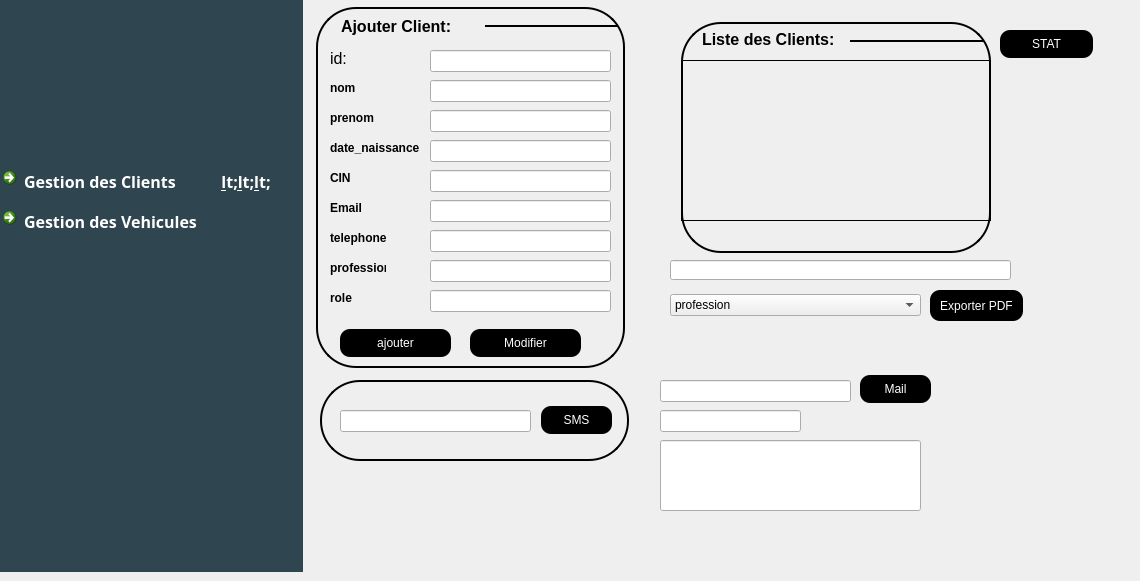
    <widget class="QWidget" name="page_4">
     <widget class="QCommandLinkButton" name="commandLinkButton_18">
      <property name="geometry">
       <rect>
        <x>-5</x>
        <y>200</y>
        <width>301</width>
        <height>41</height>
       </rect>
      </property>
      <property name="font">
       <font>
        <family>Bahnshcrift Light</family>
        <pointsize>-1</pointsize>
        <bold>true</bold>
       </font>
      </property>
      <property name="styleSheet">
       <string notr="true">color: white;
font-size: 16px;
font-family: &quot;Bahnshcrift Light&quot;;</string>
      </property>
      <property name="text">
       <string>Gestion des Vehicules</string>
      </property>
     </widget>
     <widget class="QCommandLinkButton" name="commandLinkButton_20">
      <property name="geometry">
       <rect>
        <x>-5</x>
        <y>160</y>
        <width>301</width>
        <height>41</height>
       </rect>
      </property>
      <property name="font">
       <font>
        <family>Bahnshcrift Light</family>
        <pointsize>-1</pointsize>
        <bold>true</bold>
       </font>
      </property>
      <property name="styleSheet">
       <string notr="true">color: white;
font-size: 16px;
font-family: &quot;Bahnshcrift Light&quot;;</string>
      </property>
      <property name="text">
       <string>Gestion des Clients           &lt;&lt;&lt;</string>
      </property>
     </widget>
     <widget class="QLabel" name="label_88">
      <property name="geometry">
       <rect>
        <x>-5</x>
        <y>0</y>
        <width>308</width>
        <height>572</height>
       </rect>
      </property>
      <property name="styleSheet">
       <string notr="true">background-color: rgb(47, 69, 80);</string>
      </property>
      <property name="text">
       <string/>
      </property>
     </widget>
     <widget class="QLabel" name="label_logo_5">
      <property name="geometry">
       <rect>
        <x>10</x>
        <y>20</y>
        <width>281</width>
        <height>71</height>
       </rect>
      </property>
      <property name="layoutDirection">
       <enum>Qt::LayoutDirection::LeftToRight</enum>
      </property>
      <property name="autoFillBackground">
       <bool>false</bool>
      </property>
      <property name="frameShape">
       <enum>QFrame::Shape::NoFrame</enum>
      </property>
      <property name="text">
       <string/>
      </property>
      <property name="textFormat">
       <enum>Qt::TextFormat::AutoText</enum>
      </property>
      <property name="pixmap">
       <pixmap>../Desktop/qt/Hafedh/Personal-Repository/2A23/Semester 1/Projet QT/Organization/application pictures/logo_transparent.png</pixmap>
      </property>
      <property name="scaledContents">
       <bool>false</bool>
      </property>
      <property name="openExternalLinks">
       <bool>false</bool>
      </property>
     </widget>
     <widget class="QLineEdit" name="leid_1">
      <property name="geometry">
       <rect>
        <x>430</x>
        <y>50</y>
        <width>181</width>
        <height>22</height>
       </rect>
      </property>
     </widget>
     <widget class="QLineEdit" name="lerole_1">
      <property name="geometry">
       <rect>
        <x>430</x>
        <y>290</y>
        <width>181</width>
        <height>22</height>
       </rect>
      </property>
     </widget>
     <widget class="QLineEdit" name="leprenom_1">
      <property name="geometry">
       <rect>
        <x>430</x>
        <y>110</y>
        <width>181</width>
        <height>22</height>
       </rect>
      </property>
     </widget>
     <widget class="QLineEdit" name="lenom_1">
      <property name="geometry">
       <rect>
        <x>430</x>
        <y>80</y>
        <width>181</width>
        <height>22</height>
       </rect>
      </property>
     </widget>
     <widget class="QLineEdit" name="letelephone_1">
      <property name="geometry">
       <rect>
        <x>430</x>
        <y>230</y>
        <width>181</width>
        <height>22</height>
       </rect>
      </property>
     </widget>
     <widget class="QLineEdit" name="leprofeesion_1">
      <property name="geometry">
       <rect>
        <x>430</x>
        <y>260</y>
        <width>181</width>
        <height>22</height>
       </rect>
      </property>
     </widget>
     <widget class="QLineEdit" name="ledatenaissance_1">
      <property name="geometry">
       <rect>
        <x>430</x>
        <y>140</y>
        <width>181</width>
        <height>22</height>
       </rect>
      </property>
     </widget>
     <widget class="QLineEdit" name="leemail_1">
      <property name="geometry">
       <rect>
        <x>430</x>
        <y>200</y>
        <width>181</width>
        <height>22</height>
       </rect>
      </property>
     </widget>
     <widget class="QLineEdit" name="lecin_1">
      <property name="geometry">
       <rect>
        <x>430</x>
        <y>170</y>
        <width>181</width>
        <height>22</height>
       </rect>
      </property>
     </widget>
     <widget class="QPushButton" name="pd_ajouter_1">
      <property name="geometry">
       <rect>
        <x>340</x>
        <y>329</y>
        <width>111</width>
        <height>28</height>
       </rect>
      </property>
      <property name="styleSheet">
       <string notr="true">QPushButton {
background-color: rgb(0, 0, 0);
font: 75 9pt &quot;Arial&quot;;
color: white;
border-radius:10px;
}

QPushButton:hover {
background-color: rgb(67, 67, 67);
font: 75 9pt &quot;Arial&quot;;
color: white;
border-radius:10px;
}
QPushButton:pressed {
background-color: rgb(103, 103, 103);
font: 75 9pt &quot;Arial&quot;;
color: white;
border-radius:10px;
}</string>
      </property>
      <property name="text">
       <string>ajouter</string>
      </property>
     </widget>
     <widget class="QPushButton" name="pd_ajouter_2_1">
      <property name="geometry">
       <rect>
        <x>470</x>
        <y>329</y>
        <width>111</width>
        <height>28</height>
       </rect>
      </property>
      <property name="styleSheet">
       <string notr="true">QPushButton {
background-color: rgb(0, 0, 0);
font: 75 9pt &quot;Arial&quot;;
color: white;
border-radius:10px;
}

QPushButton:hover {
background-color: rgb(67, 67, 67);
font: 75 9pt &quot;Arial&quot;;
color: white;
border-radius:10px;
}
QPushButton:pressed {
background-color: rgb(103, 103, 103);
font: 75 9pt &quot;Arial&quot;;
color: white;
border-radius:10px;
}</string>
      </property>
      <property name="text">
       <string>Modifier</string>
      </property>
     </widget>
     <widget class="QTableView" name="tableClient_1">
      <property name="geometry">
       <rect>
        <x>681</x>
        <y>60</y>
        <width>310</width>
        <height>161</height>
       </rect>
      </property>
      <property name="styleSheet">
       <string notr="true">background-color: transparent;
border: 1px solid black;
</string>
      </property>
     </widget>
     <widget class="QLabel" name="label_77">
      <property name="geometry">
       <rect>
        <x>0</x>
        <y>0</y>
        <width>1131</width>
        <height>551</height>
       </rect>
      </property>
      <property name="text">
       <string/>
      </property>
      <property name="pixmap">
       <pixmap>../Desktop/qt/Hafedh/Personal-Repository/2A23/Semester 1/Projet QT/Organization/application pictures/bg.jpeg</pixmap>
      </property>
      <property name="scaledContents">
       <bool>true</bool>
      </property>
     </widget>
     <widget class="QLineEdit" name="rechercherText_1">
      <property name="geometry">
       <rect>
        <x>670</x>
        <y>260</y>
        <width>341</width>
        <height>20</height>
       </rect>
      </property>
      <property name="text">
       <string/>
      </property>
     </widget>
     <widget class="QComboBox" name="comboTri_1">
      <property name="geometry">
       <rect>
        <x>670</x>
        <y>294</y>
        <width>251</width>
        <height>22</height>
       </rect>
      </property>
      <item>
       <property name="text">
        <string>profession</string>
       </property>
      </item>
      <item>
       <property name="text">
        <string>email</string>
       </property>
      </item>
      <item>
       <property name="text">
        <string>role</string>
       </property>
      </item>
     </widget>
     <widget class="QPushButton" name="pdf_1">
      <property name="geometry">
       <rect>
        <x>930</x>
        <y>290</y>
        <width>93</width>
        <height>31</height>
       </rect>
      </property>
      <property name="styleSheet">
       <string notr="true">QPushButton {
background-color: rgb(0, 0, 0);
font: 75 9pt &quot;Arial&quot;;
color: white;
border-radius:10px;
}

QPushButton:hover {
background-color: rgb(67, 67, 67);
font: 75 9pt &quot;Arial&quot;;
color: white;
border-radius:10px;
}
QPushButton:pressed {
background-color: rgb(103, 103, 103);
font: 75 9pt &quot;Arial&quot;;
color: white;
border-radius:10px;
}</string>
      </property>
      <property name="text">
       <string>Exporter PDF</string>
      </property>
     </widget>
     <widget class="QLineEdit" name="message_1">
      <property name="geometry">
       <rect>
        <x>340</x>
        <y>410</y>
        <width>191</width>
        <height>22</height>
       </rect>
      </property>
     </widget>
     <widget class="QPushButton" name="sms_1">
      <property name="geometry">
       <rect>
        <x>541</x>
        <y>406</y>
        <width>71</width>
        <height>28</height>
       </rect>
      </property>
      <property name="styleSheet">
       <string notr="true">QPushButton {
background-color: rgb(0, 0, 0);
font: 75 9pt &quot;Arial&quot;;
color: white;
border-radius:10px;
}

QPushButton:hover {
background-color: rgb(67, 67, 67);
font: 75 9pt &quot;Arial&quot;;
color: white;
border-radius:10px;
}
QPushButton:pressed {
background-color: rgb(103, 103, 103);
font: 75 9pt &quot;Arial&quot;;
color: white;
border-radius:10px;
}</string>
      </property>
      <property name="text">
       <string>SMS</string>
      </property>
     </widget>
     <widget class="QPushButton" name="pushButton_3_1">
      <property name="geometry">
       <rect>
        <x>1000</x>
        <y>30</y>
        <width>93</width>
        <height>28</height>
       </rect>
      </property>
      <property name="styleSheet">
       <string notr="true">QPushButton {
background-color: rgb(0, 0, 0);
font: 75 9pt &quot;Arial&quot;;
color: white;
border-radius:10px;
}

QPushButton:hover {
background-color: rgb(67, 67, 67);
font: 75 9pt &quot;Arial&quot;;
color: white;
border-radius:10px;
}
QPushButton:pressed {
background-color: rgb(103, 103, 103);
font: 75 9pt &quot;Arial&quot;;
color: white;
border-radius:10px;
}</string>
      </property>
      <property name="text">
       <string>STAT</string>
      </property>
     </widget>
     <widget class="QLineEdit" name="recvr_1">
      <property name="geometry">
       <rect>
        <x>660</x>
        <y>380</y>
        <width>191</width>
        <height>22</height>
       </rect>
      </property>
     </widget>
     <widget class="QLineEdit" name="subject_1">
      <property name="geometry">
       <rect>
        <x>660</x>
        <y>410</y>
        <width>141</width>
        <height>22</height>
       </rect>
      </property>
     </widget>
     <widget class="QPushButton" name="pushButton_2_2">
      <property name="geometry">
       <rect>
        <x>860</x>
        <y>375</y>
        <width>71</width>
        <height>28</height>
       </rect>
      </property>
      <property name="styleSheet">
       <string notr="true">QPushButton {
background-color: rgb(0, 0, 0);
font: 75 9pt &quot;Arial&quot;;
color: white;
border-radius:10px;
}

QPushButton:hover {
background-color: rgb(67, 67, 67);
font: 75 9pt &quot;Arial&quot;;
color: white;
border-radius:10px;
}
QPushButton:pressed {
background-color: rgb(103, 103, 103);
font: 75 9pt &quot;Arial&quot;;
color: white;
border-radius:10px;
}</string>
      </property>
      <property name="text">
       <string>Mail</string>
      </property>
     </widget>
     <widget class="QLineEdit" name="mail_1">
      <property name="geometry">
       <rect>
        <x>660</x>
        <y>440</y>
        <width>261</width>
        <height>71</height>
       </rect>
      </property>
     </widget>
     <widget class="QLabel" name="label_78">
      <property name="geometry">
       <rect>
        <x>316</x>
        <y>7</y>
        <width>309</width>
        <height>361</height>
       </rect>
      </property>
      <property name="styleSheet">
       <string notr="true">border: 1.5px solid black;
border-radius: 40px;
</string>
      </property>
      <property name="text">
       <string/>
      </property>
     </widget>
     <widget class="QLabel" name="label_80">
      <property name="geometry">
       <rect>
        <x>1010</x>
        <y>260</y>
        <width>47</width>
        <height>21</height>
       </rect>
      </property>
      <property name="text">
       <string/>
      </property>
      <property name="pixmap">
       <pixmap>../Desktop/qt/Smart-Coworking-Space/E:/hafeu/Downloads/search.png</pixmap>
      </property>
      <property name="scaledContents">
       <bool>true</bool>
      </property>
     </widget>
     <widget class="QLabel" name="label_85">
      <property name="geometry">
       <rect>
        <x>320</x>
        <y>380</y>
        <width>309</width>
        <height>81</height>
       </rect>
      </property>
      <property name="styleSheet">
       <string notr="true">border: 1.5px solid black;
border-radius: 40px;
</string>
      </property>
      <property name="text">
       <string/>
      </property>
     </widget>
     <widget class="Line" name="line_7">
      <property name="geometry">
       <rect>
        <x>485</x>
        <y>25</y>
        <width>133</width>
        <height>2</height>
       </rect>
      </property>
      <property name="styleSheet">
       <string notr="true">background-color: rgb(0, 0, 0);</string>
      </property>
      <property name="orientation">
       <enum>Qt::Orientation::Horizontal</enum>
      </property>
     </widget>
     <widget class="QTextBrowser" name="textBrowser_8">
      <property name="geometry">
       <rect>
        <x>337</x>
        <y>13</y>
        <width>151</width>
        <height>31</height>
       </rect>
      </property>
      <property name="font">
       <font>
        <bold>false</bold>
       </font>
      </property>
      <property name="styleSheet">
       <string notr="true">border: none;
background-color: transparent;
color: black;</string>
      </property>
      <property name="html">
       <string>&lt;!DOCTYPE HTML PUBLIC &quot;-//W3C//DTD HTML 4.0//EN&quot; &quot;http://www.w3.org/TR/REC-html40/strict.dtd&quot;&gt;
&lt;html&gt;&lt;head&gt;&lt;meta name=&quot;qrichtext&quot; content=&quot;1&quot; /&gt;&lt;meta charset=&quot;utf-8&quot; /&gt;&lt;style type=&quot;text/css&quot;&gt;
p, li { white-space: pre-wrap; }
hr { height: 1px; border-width: 0; }
li.unchecked::marker { content: &quot;\2610&quot;; }
li.checked::marker { content: &quot;\2612&quot;; }
&lt;/style&gt;&lt;/head&gt;&lt;body style=&quot; font-family:'Ubuntu'; font-size:10pt; font-weight:400; font-style:normal;&quot;&gt;
&lt;p style=&quot; margin-top:0px; margin-bottom:0px; margin-left:0px; margin-right:0px; -qt-block-indent:0; text-indent:0px;&quot;&gt;&lt;span style=&quot; font-family:'MS Shell Dlg 2'; font-size:12pt; font-weight:600;&quot;&gt;Ajouter Client:&lt;/span&gt;&lt;/p&gt;&lt;/body&gt;&lt;/html&gt;</string>
      </property>
     </widget>
     <widget class="QLabel" name="label_86">
      <property name="geometry">
       <rect>
        <x>681</x>
        <y>22</y>
        <width>310</width>
        <height>231</height>
       </rect>
      </property>
      <property name="styleSheet">
       <string notr="true">border: 1.5px solid black;
border-radius: 40px;
</string>
      </property>
      <property name="text">
       <string/>
      </property>
     </widget>
     <widget class="Line" name="line_8">
      <property name="geometry">
       <rect>
        <x>850</x>
        <y>40</y>
        <width>133</width>
        <height>2</height>
       </rect>
      </property>
      <property name="styleSheet">
       <string notr="true">background-color: rgb(0, 0, 0);</string>
      </property>
      <property name="orientation">
       <enum>Qt::Orientation::Horizontal</enum>
      </property>
     </widget>
     <widget class="QTextBrowser" name="textBrowser_9">
      <property name="geometry">
       <rect>
        <x>698</x>
        <y>26</y>
        <width>151</width>
        <height>31</height>
       </rect>
      </property>
      <property name="font">
       <font>
        <bold>false</bold>
       </font>
      </property>
      <property name="styleSheet">
       <string notr="true">border: none;
background-color: transparent;
color: black;</string>
      </property>
      <property name="html">
       <string>&lt;!DOCTYPE HTML PUBLIC &quot;-//W3C//DTD HTML 4.0//EN&quot; &quot;http://www.w3.org/TR/REC-html40/strict.dtd&quot;&gt;
&lt;html&gt;&lt;head&gt;&lt;meta name=&quot;qrichtext&quot; content=&quot;1&quot; /&gt;&lt;meta charset=&quot;utf-8&quot; /&gt;&lt;style type=&quot;text/css&quot;&gt;
p, li { white-space: pre-wrap; }
hr { height: 1px; border-width: 0; }
li.unchecked::marker { content: &quot;\2610&quot;; }
li.checked::marker { content: &quot;\2612&quot;; }
&lt;/style&gt;&lt;/head&gt;&lt;body style=&quot; font-family:'Ubuntu'; font-size:10pt; font-weight:400; font-style:normal;&quot;&gt;
&lt;p style=&quot; margin-top:0px; margin-bottom:0px; margin-left:0px; margin-right:0px; -qt-block-indent:0; text-indent:0px;&quot;&gt;&lt;span style=&quot; font-family:'MS Shell Dlg 2'; font-size:12pt; font-weight:600;&quot;&gt;Liste des Clients:&lt;/span&gt;&lt;/p&gt;&lt;/body&gt;&lt;/html&gt;</string>
      </property>
     </widget>
     <widget class="QLabel" name="label_69">
      <property name="geometry">
       <rect>
        <x>330</x>
        <y>80</y>
        <width>56</width>
        <height>16</height>
       </rect>
      </property>
      <property name="font">
       <font>
        <bold>true</bold>
       </font>
      </property>
      <property name="styleSheet">
       <string notr="true">color: black;</string>
      </property>
      <property name="text">
       <string>nom</string>
      </property>
     </widget>
     <widget class="QLabel" name="label_73">
      <property name="geometry">
       <rect>
        <x>330</x>
        <y>200</y>
        <width>56</width>
        <height>16</height>
       </rect>
      </property>
      <property name="font">
       <font>
        <bold>true</bold>
       </font>
      </property>
      <property name="styleSheet">
       <string notr="true">color: black;</string>
      </property>
      <property name="text">
       <string>Email</string>
      </property>
     </widget>
     <widget class="QLabel" name="label_76">
      <property name="geometry">
       <rect>
        <x>330</x>
        <y>230</y>
        <width>56</width>
        <height>16</height>
       </rect>
      </property>
      <property name="font">
       <font>
        <bold>true</bold>
       </font>
      </property>
      <property name="styleSheet">
       <string notr="true">color: black;</string>
      </property>
      <property name="text">
       <string>telephone</string>
      </property>
     </widget>
     <widget class="QLabel" name="label_70">
      <property name="geometry">
       <rect>
        <x>330</x>
        <y>110</y>
        <width>56</width>
        <height>16</height>
       </rect>
      </property>
      <property name="font">
       <font>
        <bold>true</bold>
       </font>
      </property>
      <property name="styleSheet">
       <string notr="true">color: black;</string>
      </property>
      <property name="text">
       <string>prenom</string>
      </property>
     </widget>
     <widget class="QLabel" name="label_71">
      <property name="geometry">
       <rect>
        <x>330</x>
        <y>140</y>
        <width>91</width>
        <height>16</height>
       </rect>
      </property>
      <property name="font">
       <font>
        <bold>true</bold>
        <kerning>true</kerning>
       </font>
      </property>
      <property name="styleSheet">
       <string notr="true">color: black;</string>
      </property>
      <property name="text">
       <string>date_naissance</string>
      </property>
     </widget>
     <widget class="QLabel" name="label_72">
      <property name="geometry">
       <rect>
        <x>330</x>
        <y>170</y>
        <width>56</width>
        <height>16</height>
       </rect>
      </property>
      <property name="font">
       <font>
        <bold>true</bold>
       </font>
      </property>
      <property name="styleSheet">
       <string notr="true">color: black;</string>
      </property>
      <property name="text">
       <string>CIN</string>
      </property>
     </widget>
     <widget class="QLabel" name="label_68">
      <property name="enabled">
       <bool>true</bool>
      </property>
      <property name="geometry">
       <rect>
        <x>330</x>
        <y>50</y>
        <width>56</width>
        <height>16</height>
       </rect>
      </property>
      <property name="font">
       <font>
        <family>MS Shell Dlg 2</family>
        <pointsize>12</pointsize>
        <italic>false</italic>
        <bold>false</bold>
        <kerning>true</kerning>
       </font>
      </property>
      <property name="styleSheet">
       <string notr="true">color: black;
font-family: &quot;MS Shell Dlg 2&quot;;
font-size: 12;</string>
      </property>
      <property name="text">
       <string>id:</string>
      </property>
     </widget>
     <widget class="QLabel" name="label_75">
      <property name="geometry">
       <rect>
        <x>330</x>
        <y>260</y>
        <width>56</width>
        <height>16</height>
       </rect>
      </property>
      <property name="font">
       <font>
        <bold>true</bold>
       </font>
      </property>
      <property name="styleSheet">
       <string notr="true">color: black;</string>
      </property>
      <property name="text">
       <string>profession</string>
      </property>
     </widget>
     <widget class="QLabel" name="label_74">
      <property name="geometry">
       <rect>
        <x>330</x>
        <y>290</y>
        <width>56</width>
        <height>16</height>
       </rect>
      </property>
      <property name="font">
       <font>
        <bold>true</bold>
       </font>
      </property>
      <property name="styleSheet">
       <string notr="true">color: black;</string>
      </property>
      <property name="text">
       <string>role</string>
      </property>
     </widget>
     <zorder>label_77</zorder>
     <zorder>label_86</zorder>
     <zorder>label_85</zorder>
     <zorder>label_78</zorder>
     <zorder>label_88</zorder>
     <zorder>commandLinkButton_18</zorder>
     <zorder>commandLinkButton_20</zorder>
     <zorder>label_logo_5</zorder>
     <zorder>leid_1</zorder>
     <zorder>lerole_1</zorder>
     <zorder>leprenom_1</zorder>
     <zorder>lenom_1</zorder>
     <zorder>letelephone_1</zorder>
     <zorder>leprofeesion_1</zorder>
     <zorder>ledatenaissance_1</zorder>
     <zorder>leemail_1</zorder>
     <zorder>lecin_1</zorder>
     <zorder>pd_ajouter_1</zorder>
     <zorder>pd_ajouter_2_1</zorder>
     <zorder>tableClient_1</zorder>
     <zorder>rechercherText_1</zorder>
     <zorder>comboTri_1</zorder>
     <zorder>pdf_1</zorder>
     <zorder>message_1</zorder>
     <zorder>sms_1</zorder>
     <zorder>pushButton_3_1</zorder>
     <zorder>recvr_1</zorder>
     <zorder>subject_1</zorder>
     <zorder>pushButton_2_2</zorder>
     <zorder>mail_1</zorder>
     <zorder>label_80</zorder>
     <zorder>line_7</zorder>
     <zorder>textBrowser_8</zorder>
     <zorder>line_8</zorder>
     <zorder>textBrowser_9</zorder>
     <zorder>label_69</zorder>
     <zorder>label_73</zorder>
     <zorder>label_76</zorder>
     <zorder>label_70</zorder>
     <zorder>label_71</zorder>
     <zorder>label_72</zorder>
     <zorder>label_68</zorder>
     <zorder>label_75</zorder>
     <zorder>label_74</zorder>
    </widget>
